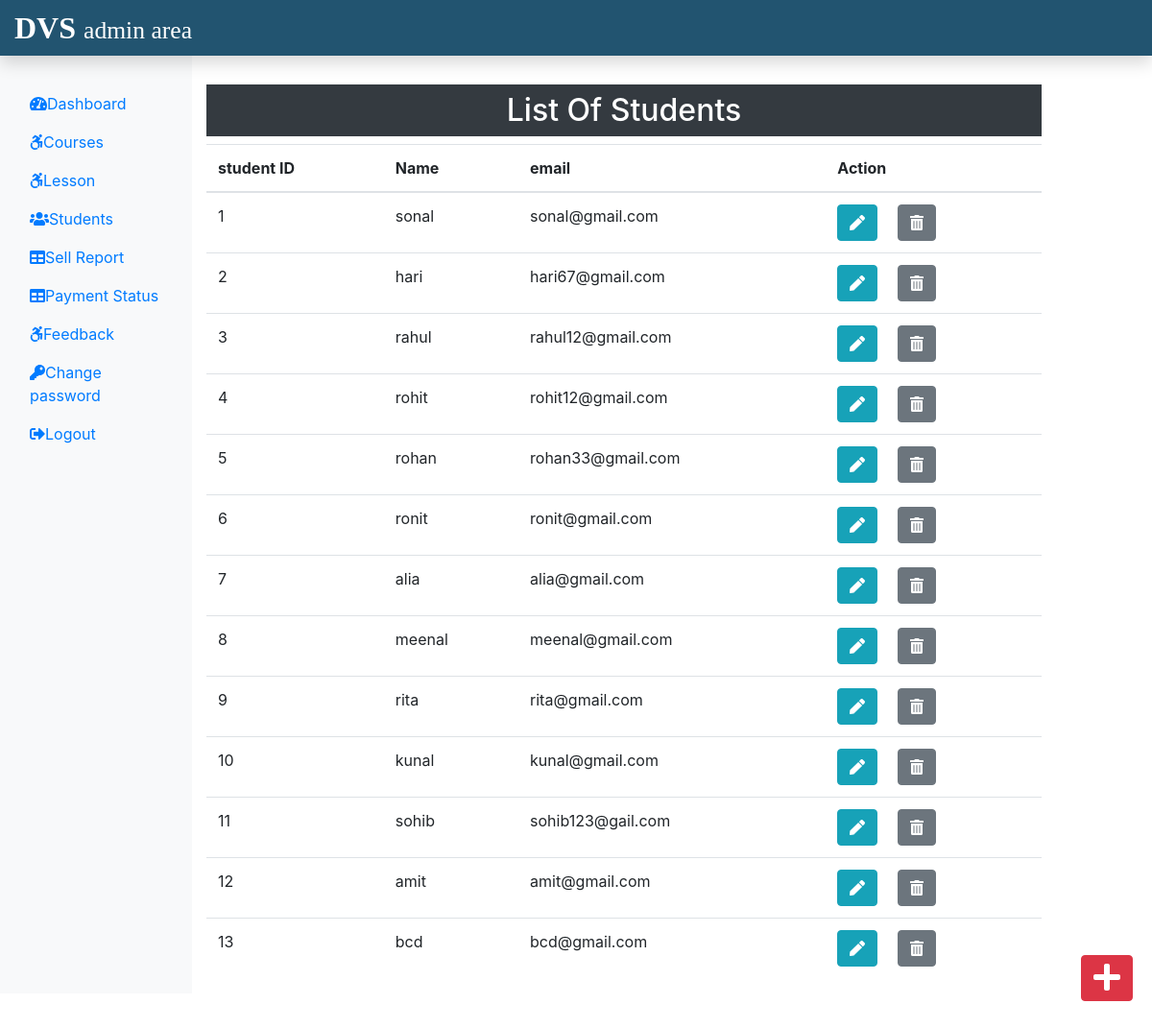
The page /admin/student.php (signed in) on the database its author committed.
### tables this page shows
CREATE TABLE `student_tb` (
  `stu_id` int(11) NOT NULL,
  `stu_name` varchar(255) NOT NULL,
  `stu_email` varchar(255) NOT NULL,
  `stu_pass` varchar(60) NOT NULL,
  `stu_occ` varchar(255) NOT NULL,
  `stu_img` varchar(200) NOT NULL
);

### admin/student.php (the view, shortened to what this page needs)
<?php
include('../admin/admininclude/header.php');
include('../dbconn.php');
?>
<div class="col-sm-9 mt-5">
<h2 class="bg-dark text-white p-2" style="text-align:center;">List Of Students</h2>
<?php
$sql= " SELECT * FROM student_tb";
$result=$conn->query($sql);
if($result->num_rows>0){
?>
<table class="table">
<thead >
<tr>
<th scope="col">student ID</th>
<th scope="col">Name</th>
<th scope="col">email</th>
<th scope="col">Action</th>
</tr>
</thead>
<tbody><?php
$count=1;
while($row=$result->fetch_assoc()){
  echo '<tr>';
 echo'<td>'.$count.'</td>';
 echo  '<td>'.$row['stu_name'].'</td>';
 echo '<td>'.$row['stu_email'].'</td>';
 echo' <td>';
 echo'<form action="editstudent.php" method="Post" class="d-inline">
 <input type="hidden" name="id" value='.$row["stu_id"].'>
<button  type="submit" class="btn btn-info mr-3" name="view" value="view"><i class="fas fa-pen"></i>
</button>
</form>
<form action="" method="Post" class="d-inline">
<input type="hidden" name="id" value='.$row["stu_id"].'>
<button  type="submit" class="btn btn-secondary" name="delete" value="delete"><i class="fas fa-trash-alt"></i></button>
</form>
</td>
 </tr>';
 $count++;
}
 ?>
</tbody>
</table>
<?php } else{
  echo "0 results";
}
?>
</div>
</div>
<div>
<a class=" btn btn-danger box" href="./addnewstudent.php"><i class="fas fa-plus fa-2x"></i></a>
</div>
<?php
include('../admin/admininclude/footer.php');
?>

### admin/admininclude/header.php (shortened to what this page needs)
<!DOCTYPE html>
<html lang="en">
<head>
	<link rel="stylesheet" href="../css/bootstrap.css">
	<link rel="stylesheet" href="../css/all.css">
<link rel="stylesheet" href="../css/adminstyle.css">
</head>
<body>
 <nav class="navbar navbar-dark fixed-top p-0 shadow" style="background-color:#225470;">
 <a href="admindashboard.php" class="navbar-brand col-sm-3 col-md-2 mr-0">DVS <small class="text-white">admin area</small></a>
 </nav>
 <div class="container-fluid mb-5" style="margin-top:40px;">
 <div class="row">
   <nav class="col-sm-3 col-md-2 bg-light sidebar py-5 d-print-none">
<div class="sidebar-sticky">
<ul class="nav flex-column">
<li class="nav-item">
  <a href="admindashboard.php" class="nav-link">
    <i class="fas fa-tachometer-alt"></i>Dashboard</a></li>
    <li class="nav-item">
  <a href="courses.php" class="nav-link">
    <i class="fab fa-accessible-icon"></i>Courses</a></li>
    <li class="nav-item">
  <a href="lesson.php" class="nav-link">
    <i class="fab fa-accessible-icon"></i>Lesson</a></li>
    <li class="nav-item">
  <a href="student.php" class="nav-link">
    <i class="fas fa-users"></i>Students</a></li>
    <li class="nav-item">
  <a href="#" class="nav-link">
    <i class="fas fa-table"></i>Sell Report</a></li>
    <li class="nav-item">
  <a href="#" class="nav-link">
    <i class="fas fa-table"></i>Payment Status</a></li>
    <li class="nav-item">
  <a href="logout.php" class="nav-link">
    <i class="fab fa-accessible-icon"></i>Feedback</a></li>
    <li class="nav-item">
  <a href="adminchngpass.php" class="nav-link">
    <i class="fas fa-key"></i>Change password</a></li>
    <li class="nav-item">
  <a href="../logout.php" class="nav-link">
    <i class="fas fa-sign-out-alt"></i>Logout</a></li>
</ul>
</div>
   </nav>

### admin/admininclude/footer.php (shortened to what this page needs)
</html>

### css/all.css (style rules this page uses)
.fa-2x { font-size: 2em; }
.fa-accessible-icon:before { content: "\f368"; }
.fa-key:before { content: "\f084"; }
.fa-pen:before { content: "\f304"; }
.fa-plus:before { content: "\f067"; }
.fa-sign-out-alt:before { content: "\f2f5"; }
.fa-table:before { content: "\f0ce"; }
.fa-tachometer-alt:before { content: "\f3fd"; }
.fa-trash-alt:before { content: "\f2ed"; }
.fa-users:before { content: "\f0c0"; }

### css/adminstyle.css (style rules this page uses)
.navbar-brand { font-family:"Playfair Display, serif"; font-size:2em; font-weight:bold; color:#fff; }
.box { position: fixed; bottom: 10px; right:20px; margin-bottom:30px; }

### rows shown on the page
student_tb: stu_name "sonal", stu_email "sonal@gmail.com"
student_tb: stu_name "hari", stu_email "hari67@gmail.com"
student_tb: stu_name "rahul", stu_email "rahul12@gmail.com"
student_tb: stu_name "rohit", stu_email "rohit12@gmail.com"
student_tb: stu_name "rohan", stu_email "rohan33@gmail.com"
student_tb: stu_name "ronit", stu_email "ronit@gmail.com"
student_tb: stu_name "alia", stu_email "alia@gmail.com"
student_tb: stu_name "meenal", stu_email "meenal@gmail.com"
student_tb: stu_name "rita", stu_email "rita@gmail.com"
student_tb: stu_name "kunal", stu_email "kunal@gmail.com"
student_tb: stu_name "sohib", stu_email "sohib123@gail.com"
student_tb: stu_name "amit", stu_email "amit@gmail.com"
student_tb: stu_name "bcd", stu_email "bcd@gmail.com"
